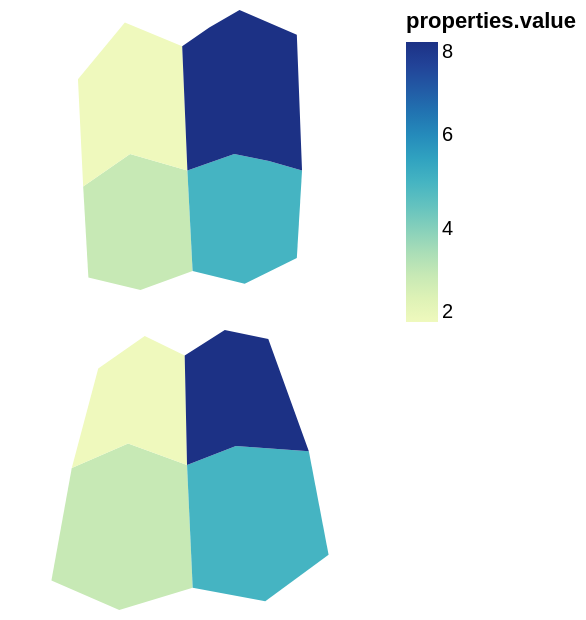

Write a Vega-Lite specification for this figure.
### Vega-Lite specification from a JSON file in a GitHub repository (floating-point values rounded to 4 significant figures)
{"$schema": "https://vega.github.io/schema/vega-lite/v6.json", "padding": 5, "autosize": "pad", "vconcat": [{"width": 180, "height": 140, "data": {"values": {"type": "FeatureCollection", "features": [{"type": "Feature", "properties": {"name": "west", "value": 3, "cat": "a"}, "geometry": {"type": "Polygon", "coordinates": [[[-11, 48], [-2, 52], [9, 50], [10, 36], [0, 33], [-10, 35], [-11, 48]]]}}, {"type": "Feature", "properties": {"name": "east", "value": 5, "cat": "b"}, "geometry": {"type": "Polygon", "coordinates": [[[9, 50], [18, 52], [31, 50], [30, 38], [20, 34], [10, 36], [9, 50]]]}}, {"type": "Feature", "properties": {"name": "north-west", "value": 2, "cat": "a"}, "geometry": {"type": "Polygon", "coordinates": [[[-12, 60], [-3, 65], [8, 63], [9, 50], [-2, 52], [-11, 48], [-12, 60]]]}}, {"type": "Feature", "properties": {"name": "north-east", "value": 8, "cat": "b"}, "geometry": {"type": "Polygon", "coordinates": [[[8, 63], [19, 66], [30, 64], [31, 50], [18, 52], [9, 50], [8, 63]]]}}]}, "format": {"property": "features"}}, "projection": {"type": "mercator"}, "mark": "geoshape", "encoding": {"color": {"field": "properties.value", "type": "quantitative"}}}, {"width": 180, "height": 140, "data": {"values": {"type": "FeatureCollection", "features": [{"type": "Feature", "properties": {"name": "west", "value": 3, "cat": "a"}, "geometry": {"type": "Polygon", "coordinates": [[[-11, 48], [-2, 52], [9, 50], [10, 36], [0, 33], [-10, 35], [-11, 48]]]}}, {"type": "Feature", "properties": {"name": "east", "value": 5, "cat": "b"}, "geometry": {"type": "Polygon", "coordinates": [[[9, 50], [18, 52], [31, 50], [30, 38], [20, 34], [10, 36], [9, 50]]]}}, {"type": "Feature", "properties": {"name": "north-west", "value": 2, "cat": "a"}, "geometry": {"type": "Polygon", "coordinates": [[[-12, 60], [-3, 65], [8, 63], [9, 50], [-2, 52], [-11, 48], [-12, 60]]]}}, {"type": "Feature", "properties": {"name": "north-east", "value": 8, "cat": "b"}, "geometry": {"type": "Polygon", "coordinates": [[[8, 63], [19, 66], [30, 64], [31, 50], [18, 52], [9, 50], [8, 63]]]}}]}, "format": {"property": "features"}}, "projection": {"type": "orthographic", "rotate": [-10, -40, 0]}, "mark": "geoshape", "encoding": {"color": {"field": "properties.value", "type": "quantitative"}}}]}
